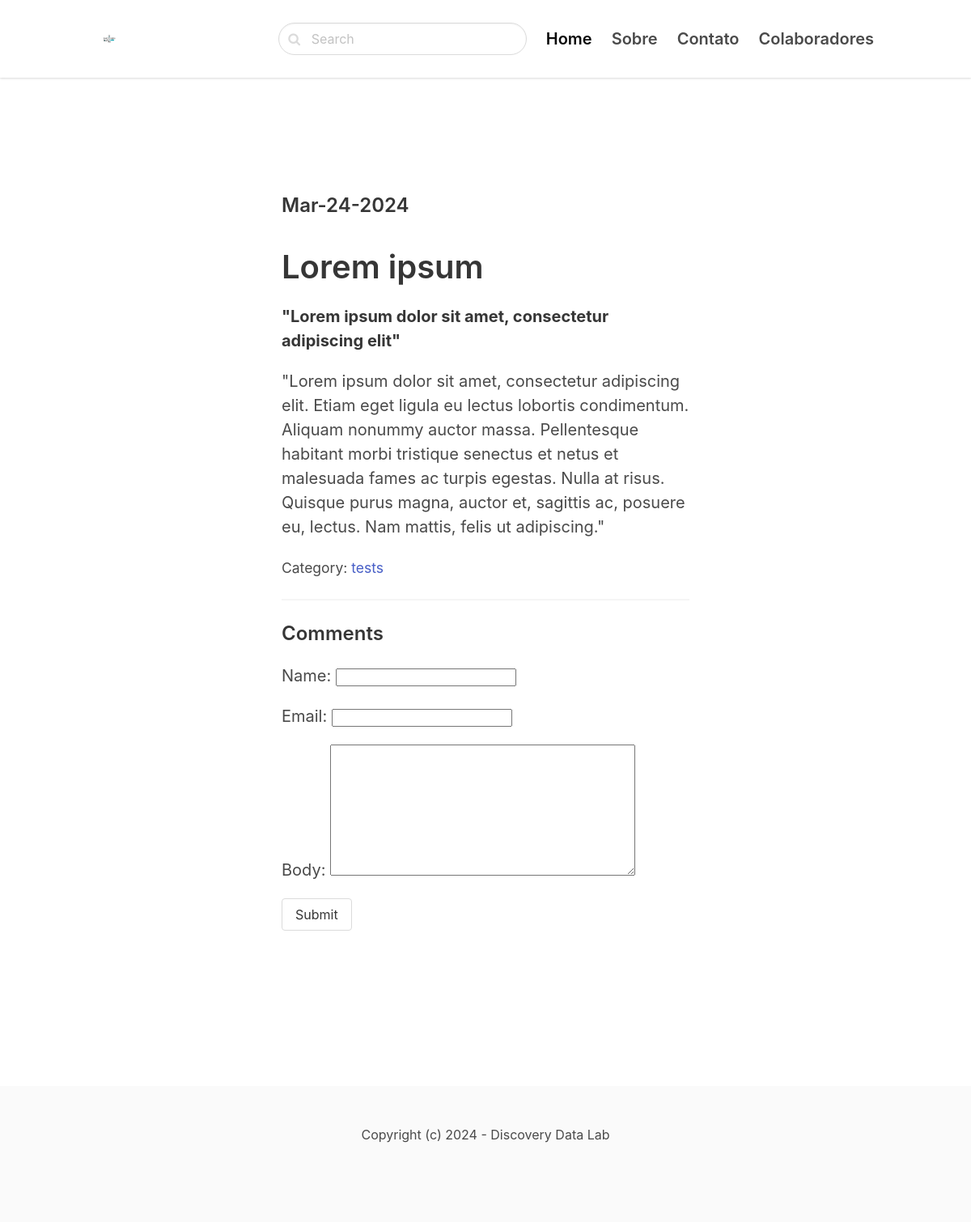
The page /tests-dev/loren/ on the database its author committed.
### blog/models.py (models this page shows, shortened)
class Post(models.Model):
    category = models.ForeignKey(Category, on_delete=models.CASCADE, related_name='posts')
    title = models.CharField(max_length=255)
    slug = models.SlugField()
    intro = models.TextField()
    body = models.TextField()
    created_at = models.DateTimeField(auto_now_add=True)
    updated_at = models.DateTimeField(auto_now=True)
    class Meta:
        ordering = ['-created_at',]

class Category(models.Model):
    title = models.CharField(max_length=255)
    slug = models.SlugField()
    class Meta:
        verbose_name_plural = 'Categories'
        ordering = ['title',]
    def __str__(self):
        return self.title

### blog/views.py (the view)
# urls.py: path('<slug:category_slug>/<slug:slug>/', views.detail, name='post_detail'),
def detail(request, category_slug, slug):
    post = get_object_or_404(Post, slug=slug)
    if request.method == 'POST':
        form = CommentForm(request.POST)
        if form.is_valid():
            comment = form.save(commit=False)
            comment.post = post
            comment.save()
            return redirect('post_detail', slug=post.slug)
    else:
        form = CommentForm()
    return render(request, 'blog/detail.html', {'post': post, 'form': form})

### blog/forms.py
class CommentForm(forms.ModelForm):
    class Meta:
        model = Comment
        fields = ('name', 'email', 'body')

### blog/templates/blog/detail.html (shortened to what this page needs)
{% extends 'core/base.html' %}
{% block content %}
    <section class="hero">
        <div class="hero-body">
            <div class="container">
                <section class="section">
                    <div class="columns">
                        <div class="column is-8 is-offset-2">
                                <div class="content is-medium">
                                    <h2 class="title is-4">{{ post.created_at|date:'M-d-Y' }}</h2>
                                    <h1 class="title">{{ post.title }}</h1>
                                    <p><strong>{{ post.intro }}</strong></p>
                                    <p> {{ post.body}} </p>
                                    <p><small>Category: <a href="{% url 'category_detail' post.category.slug %}">{{ post.category }}</a></small></p>
                                    <hr>
                                    <h2 class="subtitle is-4">Comments</h2>
                                    <form method="post" class="mb-6">
                                        {{ form.as_p }}
                                        <div class="field">
                                            <div class="control">
                                                <button class="button is-sucess" type="Submit">Submit</button>
                                            </div>
                                        </div>
                                    </form>
                                </div>
                        </div>
                    </div>
                </section>
            </div>
        </div>
    </section>
{% endblock %}

### rows shown on the page
Post: created_at "Mar-24-2024", title "Lorem ipsum", intro "\"Lorem ipsum dolor sit amet, consectetur adipiscing elit\"", body "\"Lorem ipsum dolor sit amet, consectetur adipiscing elit. Etiam eget ligula eu lectus lobortis condimentum. Aliquam nonummy auctor massa. Pellentesque habitant morbi tristique senectus et netus et malesuada fames ac turpis egestas. Nulla at risus. Quisque purus magna, auctor et, sagittis ac, posuere eu, lectus. Nam mattis, felis ut adipiscing.\"", category "tests"
